Frame 1 (no input): blank canvas, image omitted
Frame 60 (no input): blank canvas, image omitted
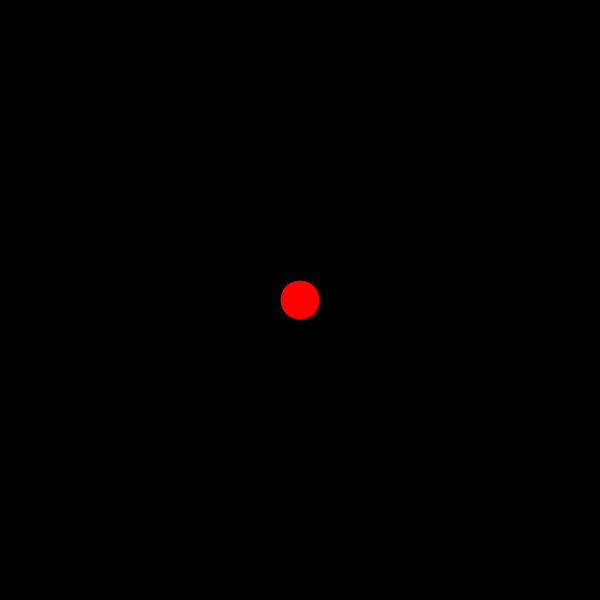
Frame 120 (the mouse pressed at the canvas centre since frame 60)

The p5.js sketch whose frames 1 and 60 were blank and that drew this single picture after the mouse press (run headless with seeded random() and noise() and a simulated clock; from frame 60 on, the mouse is pressed at the canvas centre):

// p5.js sketch
// ── sketch.js
function setup() {
  createCanvas(600, 600);
  background("black");
   
    
  }
  
function draw() {
    
   stroke("black");
  fill("red");
   console.log(mouseIsPressed)

   if (mouseIsPressed) {
    circle(mouseX, mouseY, 40, 35);
  }
}

  
  

// ── marcelo.html
function setup() {
  createCanvas(600, 600);
  background("black");
   
    
  }
  
function draw() {
    
   stroke("black");
  fill("red");
   console.log(mouseIsPressed)

   if (mouseIsPressed) {
    circle(mouseX, mouseY, 40, 35);
  }
}

  
  
  
}

// ── style.css
html, body {
    margin: 0;
    padding: 0;
  }
  canvas {
    display: block;
  }
  
  
  
  
  
  
